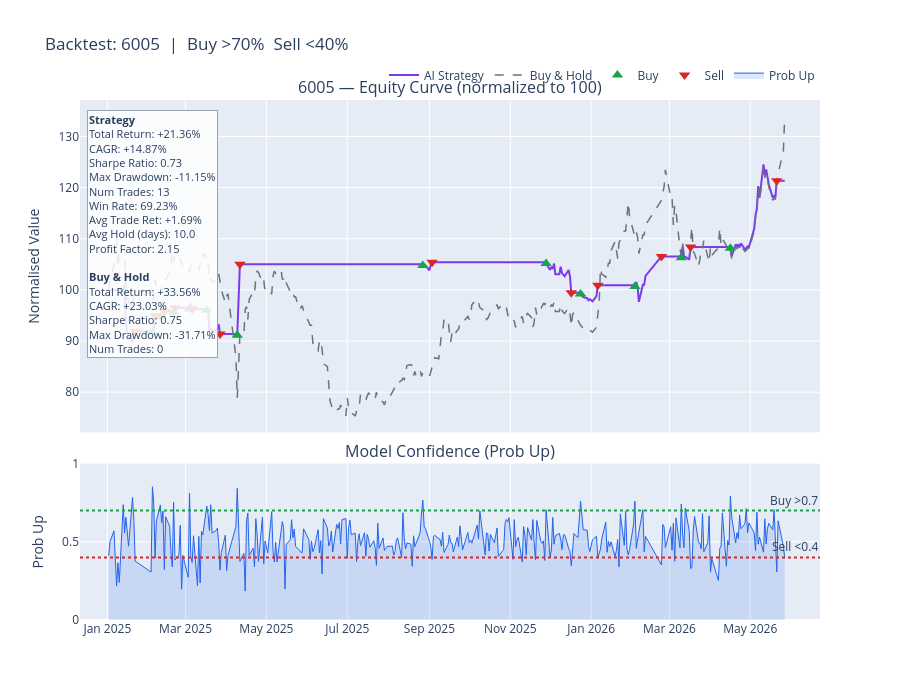
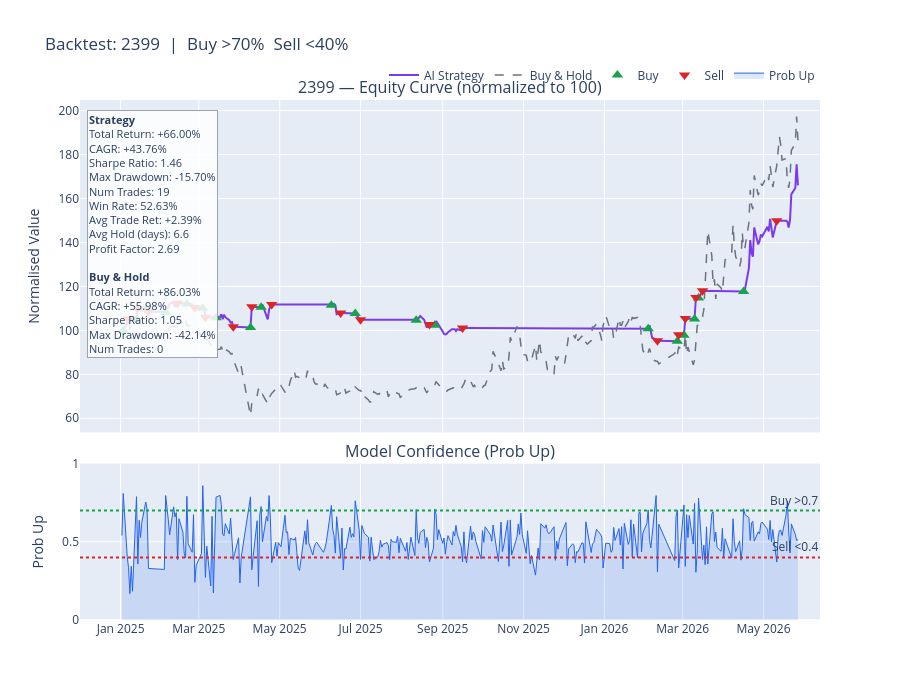
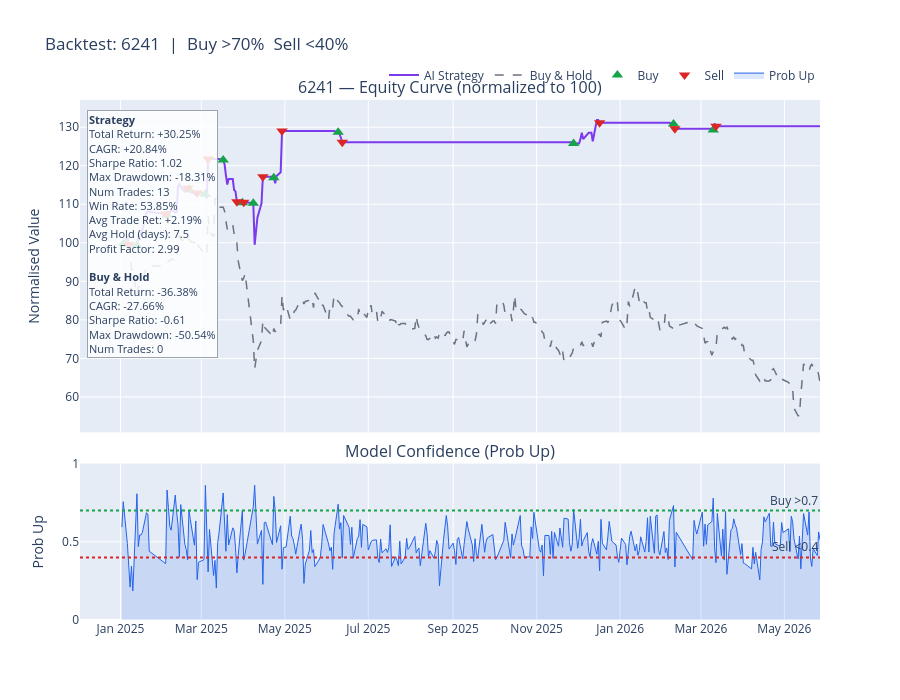
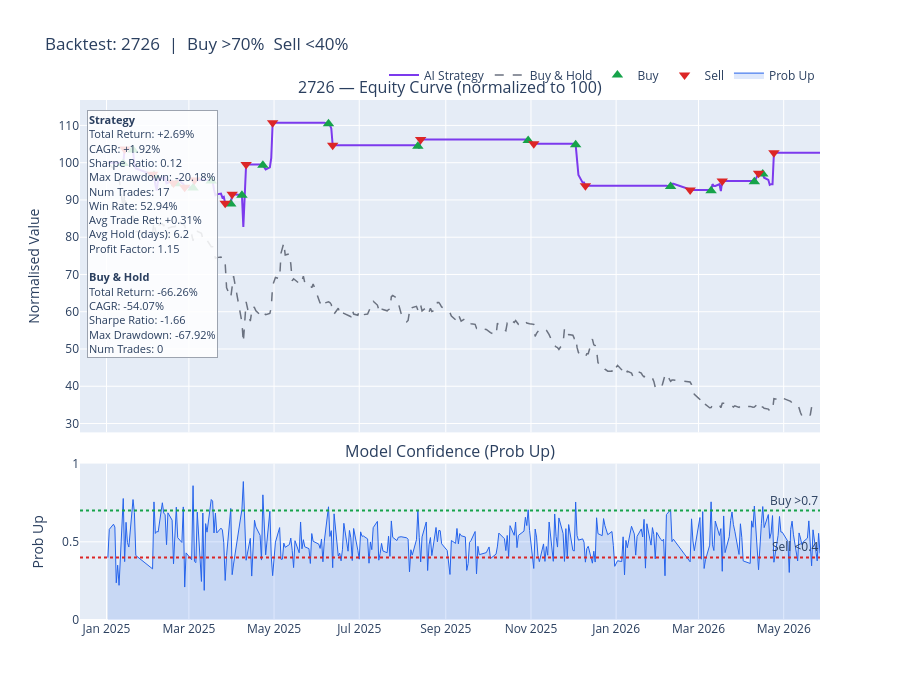

The notebook cell saved with these charts, in order:
### Code cell
if 1 in bt_models:
    for stock_id, stock_res in bt_results.items():
        if 1 not in stock_res:
            continue
        r = stock_res[1]
        BT2.plot_results(stock_id, r['equity_df'], r['trades_df'], r['strat'], r['bench'])

### Figure 1 — Plotly figure (JSON) as saved in the notebook; plotly's stock layout.template omitted (floating-point values rounded to 4 significant figures; data arrays with more than 128 entries replaced by an {"elided": "..."} marker saying what was removed)
{"data": [{"line": {"color": "#7c3aed", "width": 2}, "name": "AI Strategy", "type": "scatter", "x": {"elided": "333 str values"}, "xaxis": "x", "y": {"elided": "333 float values"}, "yaxis": "y"}, {"line": {"color": "#6b7280", "dash": "dash", "width": 1.5}, "name": "Buy & Hold", "type": "scatter", "x": {"elided": "333 str values"}, "xaxis": "x", "y": {"elided": "333 float values"}, "yaxis": "y"}, {"marker": {"color": "#16a34a", "size": 10, "symbol": "triangle-up"}, "mode": "markers", "name": "Buy", "type": "scatter", "x": ["2025-01-13T00:00:00.000000000", "2025-02-04T00:00:00.000000000", "2025-02-10T00:00:00.000000000", "2025-02-20T00:00:00.000000000", "2025-03-04T00:00:00.000000000", "2025-03-17T00:00:00.000000000", "2025-04-09T00:00:00.000000000", "2025-08-27T00:00:00.000000000", "2025-11-28T00:00:00.000000000", "2025-12-24T00:00:00.000000000", "2026-02-03T00:00:00.000000000", "2026-03-10T00:00:00.000000000", "2026-04-16T00:00:00.000000000"], "xaxis": "x", "y": [99.76, 91.7, 94.74, 95.62, 96.26, 96.04, 91.15, 104.8, 105.1, 99.19, 100.6, 106.3, 108.1], "yaxis": "y"}, {"marker": {"color": "#dc2626", "size": 10, "symbol": "triangle-down"}, "mode": "markers", "name": "Sell", "type": "scatter", "x": ["2025-01-22T00:00:00.000000000", "2025-02-06T00:00:00.000000000", "2025-02-13T00:00:00.000000000", "2025-02-21T00:00:00.000000000", "2025-03-06T00:00:00.000000000", "2025-03-27T00:00:00.000000000", "2025-04-11T00:00:00.000000000", "2025-09-03T00:00:00.000000000", "2025-12-17T00:00:00.000000000", "2026-01-06T00:00:00.000000000", "2026-02-23T00:00:00.000000000", "2026-03-17T00:00:00.000000000", "2026-05-21T00:00:00.000000000"], "xaxis": "x", "y": [91.93, 94.97, 95.85, 96.49, 96.27, 91.37, 105.0, 105.4, 99.43, 100.9, 106.6, 108.4, 121.4], "yaxis": "y"}, {"fill": "tozeroy", "fillcolor": "rgba(37,99,235,0.15)", "line": {"color": "#2563eb", "width": 1}, "name": "Prob Up", "type": "scatter", "x": {"elided": "333 str values"}, "xaxis": "x2", "y": {"elided": "333 float values"}, "yaxis": "y2"}], "layout": {"annotations": [{"font": {"size": 16}, "showarrow": false, "text": "6005 — Equity Curve (normalized to 100)", "x": 0.5, "xanchor": "center", "xref": "paper", "y": 1, "yanchor": "bottom", "yref": "paper"}, {"font": {"size": 16}, "showarrow": false, "text": "Model Confidence (Prob Up)", "x": 0.5, "xanchor": "center", "xref": "paper", "y": 0.3008, "yanchor": "bottom", "yref": "paper"}, {"showarrow": false, "text": "Buy >0.7", "x": 1, "xanchor": "right", "xref": "x2 domain", "y": 0.7, "yanchor": "bottom", "yref": "y2"}, {"showarrow": false, "text": "Sell <0.4", "x": 1, "xanchor": "right", "xref": "x2 domain", "y": 0.4, "yanchor": "bottom", "yref": "y2"}, {"align": "left", "bgcolor": "rgba(255,255,255,0.85)", "bordercolor": "#9ca3af", "borderwidth": 1, "font": {"size": 11}, "showarrow": false, "text": "<b>Strategy</b><br>Total Return: +21.36%<br>CAGR: +14.87%<br>Sharpe Ratio: 0.73<br>Max Drawdown: -11.15%<br>Num Trades: 13<br>Win Rate: 69.23%<br>Avg Trade Ret: +1.69%<br>Avg Hold (days): 10.0<br>Profit Factor: 2.15<br><br><b>Buy & Hold</b><br>Total Return: +33.56%<br>CAGR: +23.03%<br>Sharpe Ratio: 0.75<br>Max Drawdown: -31.71%<br>Num Trades: 0", "x": 0.01, "xref": "paper", "y": 0.98, "yref": "paper"}], "height": 700, "hovermode": "x unified", "legend": {"orientation": "h", "x": 1, "xanchor": "right", "y": 1.02, "yanchor": "bottom"}, "shapes": [{"line": {"color": "#16a34a", "dash": "dot"}, "type": "line", "x0": 0, "x1": 1, "xref": "x2 domain", "y0": 0.7, "y1": 0.7, "yref": "y2"}, {"line": {"color": "#dc2626", "dash": "dot"}, "type": "line", "x0": 0, "x1": 1, "xref": "x2 domain", "y0": 0.4, "y1": 0.4, "yref": "y2"}], "title": {"text": "Backtest: 6005  |  Buy >70%  Sell <40%"}, "xaxis": {"anchor": "y", "domain": [0, 1], "matches": "x2", "showticklabels": false}, "xaxis2": {"anchor": "y2", "domain": [0, 1]}, "yaxis": {"anchor": "x", "domain": [0.3608, 1], "title": {"text": "Normalised Value"}}, "yaxis2": {"anchor": "x2", "domain": [0, 0.3008], "range": [0, 1], "title": {"text": "Prob Up"}}}}

### Figure 2 — Plotly figure (JSON) as saved in the notebook; plotly's stock layout.template omitted (floating-point values rounded to 4 significant figures; data arrays with more than 128 entries replaced by an {"elided": "..."} marker saying what was removed)
{"data": [{"line": {"color": "#7c3aed", "width": 2}, "name": "AI Strategy", "type": "scatter", "x": {"elided": "333 str values"}, "xaxis": "x", "y": {"elided": "333 float values"}, "yaxis": "y"}, {"line": {"color": "#6b7280", "dash": "dash", "width": 1.5}, "name": "Buy & Hold", "type": "scatter", "x": {"elided": "333 str values"}, "xaxis": "x", "y": {"elided": "333 float values"}, "yaxis": "y"}, {"marker": {"color": "#16a34a", "size": 10, "symbol": "triangle-up"}, "mode": "markers", "name": "Buy", "type": "scatter", "x": ["2025-01-03T00:00:00.000000000", "2025-01-13T00:00:00.000000000", "2025-01-20T00:00:00.000000000", "2025-02-04T00:00:00.000000000", "2025-02-20T00:00:00.000000000", "2025-03-04T00:00:00.000000000", "2025-03-14T00:00:00.000000000", "2025-04-09T00:00:00.000000000", "2025-04-17T00:00:00.000000000", "2025-06-09T00:00:00.000000000", "2025-06-27T00:00:00.000000000", "2025-08-12T00:00:00.000000000", "2025-08-26T00:00:00.000000000", "2026-02-03T00:00:00.000000000", "2026-02-25T00:00:00.000000000", "2026-03-02T00:00:00.000000000", "2026-03-10T00:00:00.000000000", "2026-03-13T00:00:00.000000000", "2026-04-16T00:00:00.000000000"], "xaxis": "x", "y": [99.76, 104.9, 109.7, 108.2, 112.0, 110.1, 105.8, 101.3, 110.5, 111.5, 107.7, 104.6, 102.4, 100.8, 95.03, 97.8, 105.2, 114.7, 117.7], "yaxis": "y"}, {"marker": {"color": "#dc2626", "size": 10, "symbol": "triangle-down"}, "mode": "markers", "name": "Sell", "type": "scatter", "x": ["2025-01-07T00:00:00.000000000", "2025-01-14T00:00:00.000000000", "2025-01-22T00:00:00.000000000", "2025-02-13T00:00:00.000000000", "2025-02-26T00:00:00.000000000", "2025-03-06T00:00:00.000000000", "2025-03-27T00:00:00.000000000", "2025-04-10T00:00:00.000000000", "2025-04-25T00:00:00.000000000", "2025-06-16T00:00:00.000000000", "2025-07-01T00:00:00.000000000", "2025-08-22T00:00:00.000000000", "2025-09-16T00:00:00.000000000", "2026-02-10T00:00:00.000000000", "2026-02-26T00:00:00.000000000", "2026-03-03T00:00:00.000000000", "2026-03-11T00:00:00.000000000", "2026-03-16T00:00:00.000000000", "2026-05-11T00:00:00.000000000"], "xaxis": "x", "y": [105.1, 110.0, 108.4, 112.3, 110.4, 106.0, 101.6, 110.8, 111.7, 107.9, 104.8, 102.6, 101.0, 95.26, 98.03, 105.4, 115.0, 118.0, 149.9], "yaxis": "y"}, {"fill": "tozeroy", "fillcolor": "rgba(37,99,235,0.15)", "line": {"color": "#2563eb", "width": 1}, "name": "Prob Up", "type": "scatter", "x": {"elided": "333 str values"}, "xaxis": "x2", "y": {"elided": "333 float values"}, "yaxis": "y2"}], "layout": {"annotations": [{"font": {"size": 16}, "showarrow": false, "text": "2399 — Equity Curve (normalized to 100)", "x": 0.5, "xanchor": "center", "xref": "paper", "y": 1, "yanchor": "bottom", "yref": "paper"}, {"font": {"size": 16}, "showarrow": false, "text": "Model Confidence (Prob Up)", "x": 0.5, "xanchor": "center", "xref": "paper", "y": 0.3008, "yanchor": "bottom", "yref": "paper"}, {"showarrow": false, "text": "Buy >0.7", "x": 1, "xanchor": "right", "xref": "x2 domain", "y": 0.7, "yanchor": "bottom", "yref": "y2"}, {"showarrow": false, "text": "Sell <0.4", "x": 1, "xanchor": "right", "xref": "x2 domain", "y": 0.4, "yanchor": "bottom", "yref": "y2"}, {"align": "left", "bgcolor": "rgba(255,255,255,0.85)", "bordercolor": "#9ca3af", "borderwidth": 1, "font": {"size": 11}, "showarrow": false, "text": "<b>Strategy</b><br>Total Return: +66.00%<br>CAGR: +43.76%<br>Sharpe Ratio: 1.46<br>Max Drawdown: -15.70%<br>Num Trades: 19<br>Win Rate: 52.63%<br>Avg Trade Ret: +2.39%<br>Avg Hold (days): 6.6<br>Profit Factor: 2.69<br><br><b>Buy & Hold</b><br>Total Return: +86.03%<br>CAGR: +55.98%<br>Sharpe Ratio: 1.05<br>Max Drawdown: -42.14%<br>Num Trades: 0", "x": 0.01, "xref": "paper", "y": 0.98, "yref": "paper"}], "height": 700, "hovermode": "x unified", "legend": {"orientation": "h", "x": 1, "xanchor": "right", "y": 1.02, "yanchor": "bottom"}, "shapes": [{"line": {"color": "#16a34a", "dash": "dot"}, "type": "line", "x0": 0, "x1": 1, "xref": "x2 domain", "y0": 0.7, "y1": 0.7, "yref": "y2"}, {"line": {"color": "#dc2626", "dash": "dot"}, "type": "line", "x0": 0, "x1": 1, "xref": "x2 domain", "y0": 0.4, "y1": 0.4, "yref": "y2"}], "title": {"text": "Backtest: 2399  |  Buy >70%  Sell <40%"}, "xaxis": {"anchor": "y", "domain": [0, 1], "matches": "x2", "showticklabels": false}, "xaxis2": {"anchor": "y2", "domain": [0, 1]}, "yaxis": {"anchor": "x", "domain": [0.3608, 1], "title": {"text": "Normalised Value"}}, "yaxis2": {"anchor": "x2", "domain": [0, 0.3008], "range": [0, 1], "title": {"text": "Prob Up"}}}}

### Figure 3 — Plotly figure (JSON) as saved in the notebook; plotly's stock layout.template omitted (floating-point values rounded to 4 significant figures; data arrays with more than 128 entries replaced by an {"elided": "..."} marker saying what was removed)
{"data": [{"line": {"color": "#7c3aed", "width": 2}, "name": "AI Strategy", "type": "scatter", "x": {"elided": "330 str values"}, "xaxis": "x", "y": {"elided": "330 float values"}, "yaxis": "y"}, {"line": {"color": "#6b7280", "dash": "dash", "width": 1.5}, "name": "Buy & Hold", "type": "scatter", "x": {"elided": "330 str values"}, "xaxis": "x", "y": {"elided": "330 float values"}, "yaxis": "y"}, {"marker": {"color": "#16a34a", "size": 10, "symbol": "triangle-up"}, "mode": "markers", "name": "Buy", "type": "scatter", "x": ["2025-01-03T00:00:00.000000000", "2025-01-13T00:00:00.000000000", "2025-02-04T00:00:00.000000000", "2025-02-20T00:00:00.000000000", "2025-03-04T00:00:00.000000000", "2025-03-17T00:00:00.000000000", "2025-03-31T00:00:00.000000000", "2025-04-08T00:00:00.000000000", "2025-04-23T00:00:00.000000000", "2025-06-09T00:00:00.000000000", "2025-11-28T00:00:00.000000000", "2026-02-09T00:00:00.000000000", "2026-03-10T00:00:00.000000000"], "xaxis": "x", "y": [99.76, 99.29, 107.2, 113.9, 112.6, 121.5, 110.4, 110.3, 116.8, 128.7, 125.8, 130.8, 129.2], "yaxis": "y"}, {"marker": {"color": "#dc2626", "size": 10, "symbol": "triangle-down"}, "mode": "markers", "name": "Sell", "type": "scatter", "x": ["2025-01-07T00:00:00.000000000", "2025-02-03T00:00:00.000000000", "2025-02-19T00:00:00.000000000", "2025-02-26T00:00:00.000000000", "2025-03-06T00:00:00.000000000", "2025-03-27T00:00:00.000000000", "2025-04-01T00:00:00.000000000", "2025-04-15T00:00:00.000000000", "2025-04-29T00:00:00.000000000", "2025-06-12T00:00:00.000000000", "2025-12-17T00:00:00.000000000", "2026-02-10T00:00:00.000000000", "2026-03-12T00:00:00.000000000"], "xaxis": "x", "y": [99.53, 107.5, 114.1, 112.9, 121.8, 110.6, 110.5, 117.1, 129.0, 126.1, 131.1, 129.6, 130.2], "yaxis": "y"}, {"fill": "tozeroy", "fillcolor": "rgba(37,99,235,0.15)", "line": {"color": "#2563eb", "width": 1}, "name": "Prob Up", "type": "scatter", "x": {"elided": "330 str values"}, "xaxis": "x2", "y": {"elided": "330 float values"}, "yaxis": "y2"}], "layout": {"annotations": [{"font": {"size": 16}, "showarrow": false, "text": "6241 — Equity Curve (normalized to 100)", "x": 0.5, "xanchor": "center", "xref": "paper", "y": 1, "yanchor": "bottom", "yref": "paper"}, {"font": {"size": 16}, "showarrow": false, "text": "Model Confidence (Prob Up)", "x": 0.5, "xanchor": "center", "xref": "paper", "y": 0.3008, "yanchor": "bottom", "yref": "paper"}, {"showarrow": false, "text": "Buy >0.7", "x": 1, "xanchor": "right", "xref": "x2 domain", "y": 0.7, "yanchor": "bottom", "yref": "y2"}, {"showarrow": false, "text": "Sell <0.4", "x": 1, "xanchor": "right", "xref": "x2 domain", "y": 0.4, "yanchor": "bottom", "yref": "y2"}, {"align": "left", "bgcolor": "rgba(255,255,255,0.85)", "bordercolor": "#9ca3af", "borderwidth": 1, "font": {"size": 11}, "showarrow": false, "text": "<b>Strategy</b><br>Total Return: +30.25%<br>CAGR: +20.84%<br>Sharpe Ratio: 1.02<br>Max Drawdown: -18.31%<br>Num Trades: 13<br>Win Rate: 53.85%<br>Avg Trade Ret: +2.19%<br>Avg Hold (days): 7.5<br>Profit Factor: 2.99<br><br><b>Buy & Hold</b><br>Total Return: -36.38%<br>CAGR: -27.66%<br>Sharpe Ratio: -0.61<br>Max Drawdown: -50.54%<br>Num Trades: 0", "x": 0.01, "xref": "paper", "y": 0.98, "yref": "paper"}], "height": 700, "hovermode": "x unified", "legend": {"orientation": "h", "x": 1, "xanchor": "right", "y": 1.02, "yanchor": "bottom"}, "shapes": [{"line": {"color": "#16a34a", "dash": "dot"}, "type": "line", "x0": 0, "x1": 1, "xref": "x2 domain", "y0": 0.7, "y1": 0.7, "yref": "y2"}, {"line": {"color": "#dc2626", "dash": "dot"}, "type": "line", "x0": 0, "x1": 1, "xref": "x2 domain", "y0": 0.4, "y1": 0.4, "yref": "y2"}], "title": {"text": "Backtest: 6241  |  Buy >70%  Sell <40%"}, "xaxis": {"anchor": "y", "domain": [0, 1], "matches": "x2", "showticklabels": false}, "xaxis2": {"anchor": "y2", "domain": [0, 1]}, "yaxis": {"anchor": "x", "domain": [0.3608, 1], "title": {"text": "Normalised Value"}}, "yaxis2": {"anchor": "x2", "domain": [0, 0.3008], "range": [0, 1], "title": {"text": "Prob Up"}}}}

### Figure 4 — Plotly figure (JSON) as saved in the notebook; plotly's stock layout.template omitted (floating-point values rounded to 4 significant figures; data arrays with more than 128 entries replaced by an {"elided": "..."} marker saying what was removed)
{"data": [{"line": {"color": "#7c3aed", "width": 2}, "name": "AI Strategy", "type": "scatter", "x": {"elided": "327 str values"}, "xaxis": "x", "y": {"elided": "327 float values"}, "yaxis": "y"}, {"line": {"color": "#6b7280", "dash": "dash", "width": 1.5}, "name": "Buy & Hold", "type": "scatter", "x": {"elided": "327 str values"}, "xaxis": "x", "y": {"elided": "327 float values"}, "yaxis": "y"}, {"marker": {"color": "#16a34a", "size": 10, "symbol": "triangle-up"}, "mode": "markers", "name": "Buy", "type": "scatter", "x": ["2025-01-13T00:00:00.000000000", "2025-01-20T00:00:00.000000000", "2025-02-04T00:00:00.000000000", "2025-02-20T00:00:00.000000000", "2025-03-04T00:00:00.000000000", "2025-03-17T00:00:00.000000000", "2025-03-31T00:00:00.000000000", "2025-04-08T00:00:00.000000000", "2025-04-23T00:00:00.000000000", "2025-06-09T00:00:00.000000000", "2025-08-12T00:00:00.000000000", "2025-10-30T00:00:00.000000000", "2025-12-03T00:00:00.000000000", "2026-02-09T00:00:00.000000000", "2026-03-10T00:00:00.000000000", "2026-04-10T00:00:00.000000000", "2026-04-16T00:00:00.000000000"], "xaxis": "x", "y": [99.76, 103.4, 96.65, 94.33, 93.2, 95.09, 88.9, 91.29, 99.31, 110.4, 104.4, 106.0, 104.8, 93.58, 92.46, 94.87, 96.95], "yaxis": "y"}, {"marker": {"color": "#dc2626", "size": 10, "symbol": "triangle-down"}, "mode": "markers", "name": "Sell", "type": "scatter", "x": ["2025-01-14T00:00:00.000000000", "2025-02-03T00:00:00.000000000", "2025-02-18T00:00:00.000000000", "2025-02-26T00:00:00.000000000", "2025-03-05T00:00:00.000000000", "2025-03-27T00:00:00.000000000", "2025-04-01T00:00:00.000000000", "2025-04-11T00:00:00.000000000", "2025-04-30T00:00:00.000000000", "2025-06-12T00:00:00.000000000", "2025-08-14T00:00:00.000000000", "2025-11-03T00:00:00.000000000", "2025-12-10T00:00:00.000000000", "2026-02-23T00:00:00.000000000", "2026-03-18T00:00:00.000000000", "2026-04-13T00:00:00.000000000", "2026-04-24T00:00:00.000000000"], "xaxis": "x", "y": [103.7, 96.89, 94.56, 93.43, 95.32, 89.11, 91.51, 99.55, 110.7, 104.7, 106.2, 105.1, 93.81, 92.68, 95.1, 97.18, 102.7], "yaxis": "y"}, {"fill": "tozeroy", "fillcolor": "rgba(37,99,235,0.15)", "line": {"color": "#2563eb", "width": 1}, "name": "Prob Up", "type": "scatter", "x": {"elided": "327 str values"}, "xaxis": "x2", "y": {"elided": "327 float values"}, "yaxis": "y2"}], "layout": {"annotations": [{"font": {"size": 16}, "showarrow": false, "text": "2726 — Equity Curve (normalized to 100)", "x": 0.5, "xanchor": "center", "xref": "paper", "y": 1, "yanchor": "bottom", "yref": "paper"}, {"font": {"size": 16}, "showarrow": false, "text": "Model Confidence (Prob Up)", "x": 0.5, "xanchor": "center", "xref": "paper", "y": 0.3008, "yanchor": "bottom", "yref": "paper"}, {"showarrow": false, "text": "Buy >0.7", "x": 1, "xanchor": "right", "xref": "x2 domain", "y": 0.7, "yanchor": "bottom", "yref": "y2"}, {"showarrow": false, "text": "Sell <0.4", "x": 1, "xanchor": "right", "xref": "x2 domain", "y": 0.4, "yanchor": "bottom", "yref": "y2"}, {"align": "left", "bgcolor": "rgba(255,255,255,0.85)", "bordercolor": "#9ca3af", "borderwidth": 1, "font": {"size": 11}, "showarrow": false, "text": "<b>Strategy</b><br>Total Return: +2.69%<br>CAGR: +1.92%<br>Sharpe Ratio: 0.12<br>Max Drawdown: -20.18%<br>Num Trades: 17<br>Win Rate: 52.94%<br>Avg Trade Ret: +0.31%<br>Avg Hold (days): 6.2<br>Profit Factor: 1.15<br><br><b>Buy & Hold</b><br>Total Return: -66.26%<br>CAGR: -54.07%<br>Sharpe Ratio: -1.66<br>Max Drawdown: -67.92%<br>Num Trades: 0", "x": 0.01, "xref": "paper", "y": 0.98, "yref": "paper"}], "height": 700, "hovermode": "x unified", "legend": {"orientation": "h", "x": 1, "xanchor": "right", "y": 1.02, "yanchor": "bottom"}, "shapes": [{"line": {"color": "#16a34a", "dash": "dot"}, "type": "line", "x0": 0, "x1": 1, "xref": "x2 domain", "y0": 0.7, "y1": 0.7, "yref": "y2"}, {"line": {"color": "#dc2626", "dash": "dot"}, "type": "line", "x0": 0, "x1": 1, "xref": "x2 domain", "y0": 0.4, "y1": 0.4, "yref": "y2"}], "title": {"text": "Backtest: 2726  |  Buy >70%  Sell <40%"}, "xaxis": {"anchor": "y", "domain": [0, 1], "matches": "x2", "showticklabels": false}, "xaxis2": {"anchor": "y2", "domain": [0, 1]}, "yaxis": {"anchor": "x", "domain": [0.3608, 1], "title": {"text": "Normalised Value"}}, "yaxis2": {"anchor": "x2", "domain": [0, 0.3008], "range": [0, 1], "title": {"text": "Prob Up"}}}}
